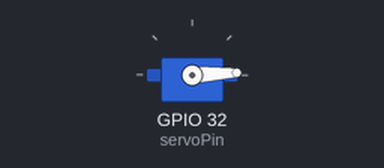
This sketch was run on a simulated ESP32. Shown: servo.

Above: at 0.05 s.
At 0.9 s:
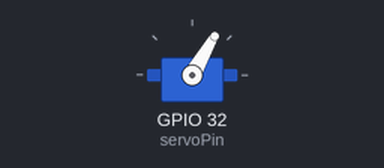
At 1.75 s:
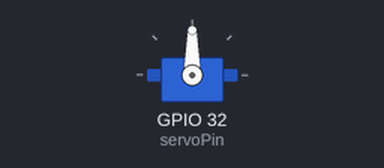
At 3.5 s:
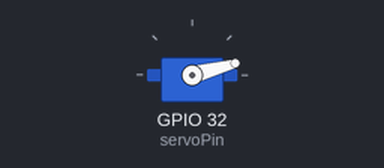
Timing chart, 0 to 6.1 s (numbered marks = the images above):
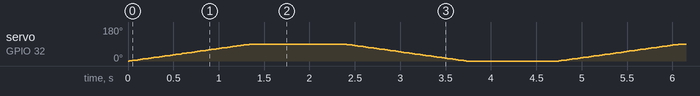

The sketch:

sketch_may10a.ino
```cpp
#include <Servo.h>

const int servoPin = 32;
Servo myServo;

void setup() {
  myServo.attach(servoPin);
}

void loop() {
  // Mueve el servo a 90 grados gradualmente
  for (int pos = 0; pos <= 90; pos += 1) {
    myServo.write(pos);
    delay(15);
  }

  // Espera un segundo antes de devolver el servo a la posición cero
  delay(1000);

  // Devuelve el servo a la posición cero gradualmente
  for (int pos = 90; pos >= 0; pos -= 1) {
    myServo.write(pos);
    delay(15);
  }

  // Espera un segundo antes de comenzar el ciclo nuevamente
  delay(1000);
}
```
